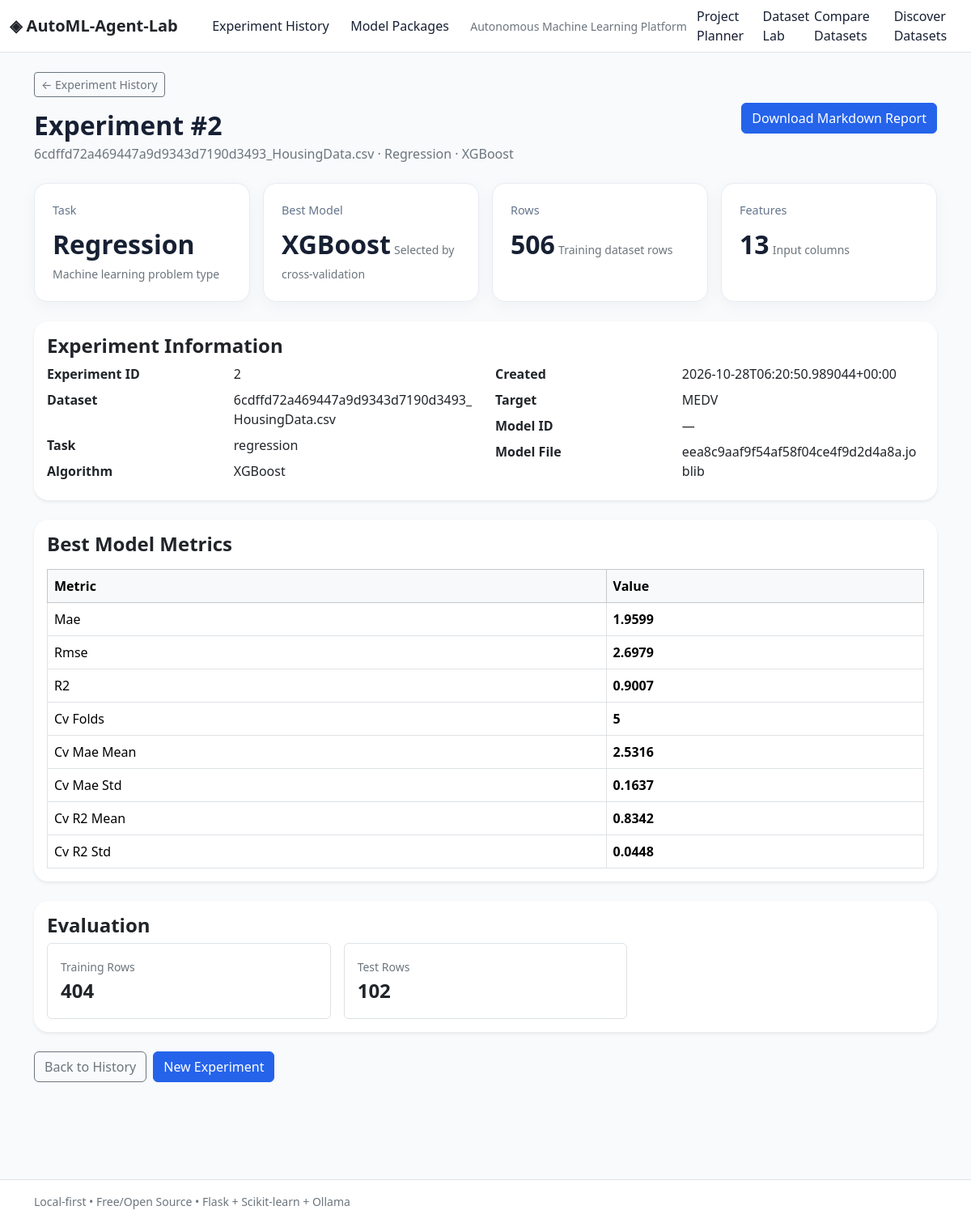
/experiments/2, run on the app's committed database.
### tables this page shows
CREATE TABLE experiments (
                    id INTEGER PRIMARY KEY AUTOINCREMENT,
                    created_at TEXT NOT NULL,
                    name TEXT NOT NULL,
                    task TEXT NOT NULL,
                    algorithm TEXT,
                    dataset_name TEXT,
                    rows_count INTEGER,
                    features_count INTEGER,
                    metrics_json TEXT NOT NULL,
                    parameters_json TEXT NOT NULL,
                    model_path TEXT,
                    notes TEXT
                );

### backup_ui_20261029_004905/app.py (the view)
@app.route("/experiments/<int:experiment_id>")
def experiment_detail(experiment_id):
    experiment = experiment_store.get_experiment(experiment_id)
    if experiment is None:
        abort(404)
    return render_template(
        "experiment_detail.html",
        experiment=experiment,
    )

### ml/experiment_store.py (called while the page is built)
    def _connect(self):
        return sqlite3.connect(str(self.db_path))

    def get_experiment(self, experiment_id):
        with self._connect() as connection:
            connection.row_factory = sqlite3.Row
            row = connection.execute(
                "SELECT * FROM experiments WHERE id = ?",
                (experiment_id,),
            ).fetchone()
        if row is None:
            return None
        item = dict(row)
        item["metrics"] = json.loads(item.pop("metrics_json"))
        item["parameters"] = json.loads(item.pop("parameters_json"))
        return item

### backup_ui_20261029_004905/templates/experiment_detail.html (shortened to what this page needs)
{% extends "base.html" %}
{% block content %}
<div class="d-flex flex-wrap justify-content-between align-items-center gap-2 mb-4">
    <div>
        <a href="{{ url_for('experiments') }}"
           class="btn btn-outline-secondary btn-sm mb-3">
            &larr; Experiment History
        </a>
        <h2 class="fw-bold mb-1">
            Experiment #{{ experiment.id }}
        </h2>
        <p class="text-secondary mb-0">
            {{ experiment.dataset_name }}
            · {{ experiment.task|title }}
            · {{ experiment.algorithm or "Unknown model" }}
        </p>
    </div>
    <a class="btn btn-primary"
       href="{{ url_for('experiment_report', experiment_id=experiment.id) }}">
        Download Markdown Report
    </a>
</div>
<div class="row g-3 mb-4">
    <div class="col-md-3">
        <div class="metric-card h-100">
            <span>Task</span>
            <strong>{{ experiment.task|title }}</strong>
            <small class="text-secondary">
                Machine learning problem type
            </small>
        </div>
    </div>
    <div class="col-md-3">
        <div class="metric-card h-100">
            <span>Best Model</span>
            <strong>{{ experiment.algorithm or "N/A" }}</strong>
            <small class="text-secondary">
                Selected by cross-validation
            </small>
        </div>
    </div>
    <div class="col-md-3">
        <div class="metric-card h-100">
            <span>Rows</span>
            <strong>{{ experiment.rows_count or "N/A" }}</strong>
            <small class="text-secondary">
                Training dataset rows
            </small>
        </div>
    </div>
    <div class="col-md-3">
        <div class="metric-card h-100">
            <span>Features</span>
            <strong>{{ experiment.features_count or "N/A" }}</strong>
            <small class="text-secondary">
                Input columns
            </small>
        </div>
    </div>
</div>
{% set params = experiment.parameters or {} %}
{% set evaluation = params.get("evaluation", {}) %}
{% set best = params.get("best_model", {}) %}
{% set warnings = params.get("warnings", []) %}
{% set saved = params.get("saved_model", {}) %}
{% set all_models = params.get("all_models", []) %}
<div class="card border-0 shadow-sm mb-4">
    <div class="card-body">
        <h4 class="fw-bold">Experiment Information</h4>
        <div class="row">
            <div class="col-md-6">
                <dl class="row mb-0">
                    <dt class="col-sm-5">Experiment ID</dt>
                    <dd class="col-sm-7">{{ experiment.id }}</dd>
                    <dt class="col-sm-5">Dataset</dt>
                    <dd class="col-sm-7">{{ experiment.dataset_name }}</dd>
                    <dt class="col-sm-5">Task</dt>
                    <dd class="col-sm-7">{{ experiment.task }}</dd>
                    <dt class="col-sm-5">Algorithm</dt>
                    <dd class="col-sm-7">{{ experiment.algorithm or "—" }}</dd>
                </dl>
            </div>
            <div class="col-md-6">
                <dl class="row mb-0">
                    <dt class="col-sm-5">Created</dt>
                    <dd class="col-sm-7">{{ experiment.created_at }}</dd>
                    <dt class="col-sm-5">Target</dt>
                    <dd class="col-sm-7">
                        {{ params.get("target") or "—" }}
                    </dd>
                    <dt class="col-sm-5">Model ID</dt>
                    <dd class="col-sm-7">
                        {{ saved.get("model_id", "—") }}
                    </dd>
                    <dt class="col-sm-5">Model File</dt>
                    <dd class="col-sm-7">
                        {{ experiment.model_path or "—" }}
                    </dd>
                </dl>
            </div>
        </div>
    </div>
</div>
<div class="card border-0 shadow-sm mb-4">
    <div class="card-body">
        <h4 class="fw-bold mb-3">Best Model Metrics</h4>
        <div class="table-responsive">
            <table class="table table-bordered align-middle">
                <thead class="table-light">
                    <tr>
                        <th>Metric</th>
                        <th>Value</th>
                    </tr>
                </thead>
                <tbody>
                {% for key, value in experiment.metrics.items() %}
                    <tr>
                        <td>{{ key|replace("_", " ")|title }}</td>
                        <td><strong>{{ value }}</strong></td>
                    </tr>
                {% else %}
                    <tr>
                        <td colspan="2" class="text-secondary">
                            No metrics recorded.
                        </td>
                    </tr>
                {% endfor %}
                </tbody>
            </table>
        </div>
    </div>
</div>
{% if evaluation %}
<div class="card border-0 shadow-sm mb-4">
    <div class="card-body">
        <h4 class="fw-bold">Evaluation</h4>
        <div class="row g-3">
            {% if evaluation.get("train_rows") is not none %}
            <div class="col-md-4">
                <div class="p-3 border rounded">
                    <small class="text-secondary">Training Rows</small>
                    <div class="fs-4 fw-bold">
                        {{ evaluation.get("train_rows") }}
                    </div>
                </div>
            </div>
            {% endif %}
            {% if evaluation.get("test_rows") is not none %}
            <div class="col-md-4">
                <div class="p-3 border rounded">
                    <small class="text-secondary">Test Rows</small>
                    <div class="fs-4 fw-bold">
                        {{ evaluation.get("test_rows") }}
                    </div>
                </div>
            </div>
            {% endif %}
        </div>
    </div>
</div>
{% endif %}
<div class="d-flex gap-2 mb-5">
    <a href="{{ url_for('experiments') }}"
       class="btn btn-outline-secondary">
        Back to History
    </a>
    <a href="{{ url_for('index') }}"
       class="btn btn-primary">
        New Experiment
    </a>
</div>
{% endblock %}

### backup_ui_20261029_004905/static/css/style.css (style rules this page uses)
:root { --primary: #2563eb; --ink: #172033; --muted: #64748b; --line: #e7ebf2; --surface: #ffffff; --soft: #f6f8fc; }
body { background: #f8fafc; color: var(--ink); }
.metric-card, .info-card { background: var(--surface); border: 1px solid var(--line); border-radius: 16px; padding: 22px; box-shadow: 0 5px 20px rgba(15,23,42,.04); }
.metric-card span { display:block; color:var(--muted); font-size:.9rem; margin-bottom:7px; }
.metric-card strong { font-size:2rem; }
.card { border-radius:18px!important; }
.table { margin-bottom:0; }
.btn-primary { background:var(--primary); border-color:var(--primary); }

### data on the page
experiments: id "2", dataset_name "6cdffd72a469447a9d9343d7190d3493_HousingData.csv", task "Regression", algorithm "XGBoost", rows_count "506", features_count "13", task "regression", created_at "2026-10-28T06:20:50.989044+00:00", model_path "eea8c9aaf9f54af58f04ce4f9d2d4a8a.joblib"

### other printed values
{{ params.get("target") or "—" }} "MEDV"
{{ saved.get("model_id", "—") }} "—"
{{ key|replace("_", " ")|title }} "Mae" "Rmse" "R2" "Cv Folds" "Cv Mae Mean" "Cv Mae Std" "Cv R2 Mean" "Cv R2 Std"
{{ value }} "1.9599" "2.6979" "0.9007" "5" "2.5316" "0.1637" "0.8342" "0.0448"
{{ evaluation.get("train_rows") }} "404"
{{ evaluation.get("test_rows") }} "102"
